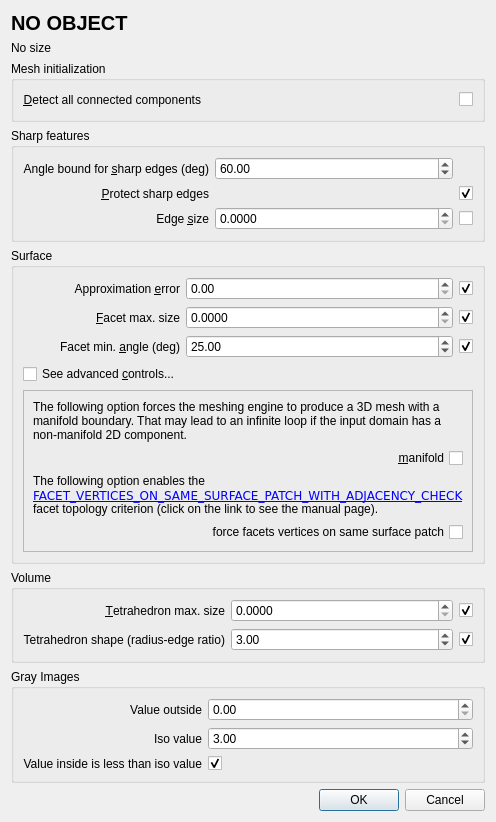
<?xml version="1.0" encoding="UTF-8"?>
<ui version="4.0">
 <class>Meshing_dialog</class>
 <widget class="QDialog" name="Meshing_dialog">
  <property name="enabled">
   <bool>true</bool>
  </property>
  <property name="geometry">
   <rect>
    <x>0</x>
    <y>0</y>
    <width>468</width>
    <height>928</height>
   </rect>
  </property>
  <property name="sizePolicy">
   <sizepolicy hsizetype="Preferred" vsizetype="Preferred">
    <horstretch>0</horstretch>
    <verstretch>0</verstretch>
   </sizepolicy>
  </property>
  <property name="windowTitle">
   <string>Meshing criteria</string>
  </property>
  <layout class="QVBoxLayout" name="verticalLayout">
   <property name="sizeConstraint">
    <enum>QLayout::SetFixedSize</enum>
   </property>
   <item>
    <widget class="QLabel" name="objectName">
     <property name="font">
      <font>
       <pointsize>15</pointsize>
       <weight>75</weight>
       <bold>true</bold>
      </font>
     </property>
     <property name="text">
      <string>NO OBJECT</string>
     </property>
    </widget>
   </item>
   <item>
    <widget class="QLabel" name="objectNameSize">
     <property name="text">
      <string>No size</string>
     </property>
    </widget>
   </item>
   <item>
    <widget class="QGroupBox" name="initializationGroup">
     <property name="title">
      <string>Mesh initialization</string>
     </property>
     <layout class="QGridLayout" name="gridLayout_5" columnstretch="0,1,0">
      <item row="0" column="0">
       <widget class="QLabel" name="detectComponentsLabel">
        <property name="layoutDirection">
         <enum>Qt::LeftToRight</enum>
        </property>
        <property name="text">
         <string>&amp;Detect all connected components</string>
        </property>
        <property name="alignment">
         <set>Qt::AlignRight|Qt::AlignTrailing|Qt::AlignVCenter</set>
        </property>
        <property name="buddy">
         <cstring>detectComponents</cstring>
        </property>
       </widget>
      </item>
      <item row="0" column="2">
       <widget class="QCheckBox" name="detectComponents">
        <property name="text">
         <string/>
        </property>
       </widget>
      </item>
      <item row="0" column="1">
       <spacer name="horizontalSpacer">
        <property name="orientation">
         <enum>Qt::Horizontal</enum>
        </property>
        <property name="sizeHint" stdset="0">
         <size>
          <width>40</width>
          <height>20</height>
         </size>
        </property>
       </spacer>
      </item>
     </layout>
    </widget>
   </item>
   <item>
    <widget class="QGroupBox" name="sharpFeaturesGroup">
     <property name="layoutDirection">
      <enum>Qt::LeftToRight</enum>
     </property>
     <property name="title">
      <string>Sharp features</string>
     </property>
     <layout class="QGridLayout" name="gridLayout" columnstretch="0,1,0">
      <item row="2" column="2">
       <widget class="QCheckBox" name="protect">
        <property name="text">
         <string/>
        </property>
        <property name="checked">
         <bool>true</bool>
        </property>
       </widget>
      </item>
      <item row="4" column="2">
       <widget class="QCheckBox" name="noEdgeSizing">
        <property name="text">
         <string/>
        </property>
       </widget>
      </item>
      <item row="4" column="1">
       <widget class="QDoubleSpinBox" name="edgeSizing">
        <property name="decimals">
         <number>4</number>
        </property>
        <property name="minimum">
         <double>0.000000000000000</double>
        </property>
        <property name="value">
         <double>0.000000000000000</double>
        </property>
       </widget>
      </item>
      <item row="4" column="0">
       <widget class="QLabel" name="edgeLabel">
        <property name="text">
         <string>Edge &amp;size</string>
        </property>
        <property name="alignment">
         <set>Qt::AlignRight|Qt::AlignTrailing|Qt::AlignVCenter</set>
        </property>
        <property name="buddy">
         <cstring>edgeSizing</cstring>
        </property>
       </widget>
      </item>
      <item row="2" column="0">
       <widget class="QLabel" name="protectLabel">
        <property name="text">
         <string>&amp;Protect sharp edges</string>
        </property>
        <property name="alignment">
         <set>Qt::AlignRight|Qt::AlignTrailing|Qt::AlignVCenter</set>
        </property>
        <property name="buddy">
         <cstring>protect</cstring>
        </property>
       </widget>
      </item>
      <item row="0" column="0">
       <widget class="QLabel" name="sharpEdgesAngleLabel">
        <property name="toolTip">
         <string>For the detection of sharp edges, this is the lower bound on the angle between normals of incident facets of sharp edges</string>
        </property>
        <property name="text">
         <string>Angle bound for &amp;sharp edges (deg)</string>
        </property>
        <property name="alignment">
         <set>Qt::AlignRight|Qt::AlignTrailing|Qt::AlignVCenter</set>
        </property>
        <property name="buddy">
         <cstring>sharpEdgesAngle</cstring>
        </property>
       </widget>
      </item>
      <item row="0" column="1">
       <widget class="QDoubleSpinBox" name="sharpEdgesAngle">
        <property name="maximum">
         <double>180.000000000000000</double>
        </property>
        <property name="value">
         <double>60.000000000000000</double>
        </property>
       </widget>
      </item>
     </layout>
    </widget>
   </item>
   <item>
    <widget class="QGroupBox" name="groupBox">
     <property name="title">
      <string>Surface</string>
     </property>
     <layout class="QGridLayout" name="gridLayout_2" rowstretch="0,0,0,0,0,0,0,0,0" columnstretch="0,1,0">
      <item row="4" column="0">
       <widget class="QCheckBox" name="checkBox">
        <property name="text">
         <string>See advanced &amp;controls...</string>
        </property>
       </widget>
      </item>
      <item row="2" column="1">
       <widget class="QDoubleSpinBox" name="facetSizing">
        <property name="minimumSize">
         <size>
          <width>110</width>
          <height>0</height>
         </size>
        </property>
        <property name="decimals">
         <number>4</number>
        </property>
       </widget>
      </item>
      <item row="3" column="0">
       <widget class="QLabel" name="angleLabel">
        <property name="text">
         <string>Facet min. &amp;angle (deg)</string>
        </property>
        <property name="alignment">
         <set>Qt::AlignRight|Qt::AlignTrailing|Qt::AlignVCenter</set>
        </property>
        <property name="buddy">
         <cstring>facetAngle</cstring>
        </property>
       </widget>
      </item>
      <item row="3" column="2">
       <widget class="QCheckBox" name="noAngle">
        <property name="toolTip">
         <string>Enable/Disable parameter</string>
        </property>
        <property name="text">
         <string/>
        </property>
        <property name="checked">
         <bool>true</bool>
        </property>
       </widget>
      </item>
      <item row="1" column="0">
       <widget class="QLabel" name="approxLabel">
        <property name="text">
         <string>Approximation &amp;error</string>
        </property>
        <property name="alignment">
         <set>Qt::AlignRight|Qt::AlignTrailing|Qt::AlignVCenter</set>
        </property>
        <property name="buddy">
         <cstring>approx</cstring>
        </property>
       </widget>
      </item>
      <item row="2" column="0">
       <widget class="QLabel" name="sizingLabel">
        <property name="text">
         <string>&amp;Facet max. size</string>
        </property>
        <property name="alignment">
         <set>Qt::AlignRight|Qt::AlignTrailing|Qt::AlignVCenter</set>
        </property>
        <property name="buddy">
         <cstring>facetSizing</cstring>
        </property>
       </widget>
      </item>
      <item row="1" column="1">
       <widget class="QDoubleSpinBox" name="approx">
        <property name="minimumSize">
         <size>
          <width>110</width>
          <height>0</height>
         </size>
        </property>
       </widget>
      </item>
      <item row="2" column="2">
       <widget class="QCheckBox" name="noFacetSizing">
        <property name="toolTip">
         <string>Enable/Disable parameter</string>
        </property>
        <property name="text">
         <string/>
        </property>
        <property name="checked">
         <bool>true</bool>
        </property>
       </widget>
      </item>
      <item row="3" column="1">
       <widget class="QDoubleSpinBox" name="facetAngle">
        <property name="minimumSize">
         <size>
          <width>110</width>
          <height>0</height>
         </size>
        </property>
        <property name="minimum">
         <double>0.000000000000000</double>
        </property>
        <property name="maximum">
         <double>30.000000000000000</double>
        </property>
        <property name="value">
         <double>25.000000000000000</double>
        </property>
       </widget>
      </item>
      <item row="1" column="2">
       <widget class="QCheckBox" name="noApprox">
        <property name="toolTip">
         <string>Enable/Disable parameter</string>
        </property>
        <property name="text">
         <string/>
        </property>
        <property name="checked">
         <bool>true</bool>
        </property>
       </widget>
      </item>
      <item row="8" column="0" colspan="3">
       <widget class="QFrame" name="advanced">
        <property name="visible">
         <bool>true</bool>
        </property>
        <property name="frameShape">
         <enum>QFrame::StyledPanel</enum>
        </property>
        <property name="frameShadow">
         <enum>QFrame::Plain</enum>
        </property>
        <layout class="QVBoxLayout" name="advancedLayout">
         <item>
          <widget class="QLabel" name="manifoldLabel">
           <property name="sizePolicy">
            <sizepolicy hsizetype="Preferred" vsizetype="MinimumExpanding">
             <horstretch>0</horstretch>
             <verstretch>0</verstretch>
            </sizepolicy>
           </property>
           <property name="text">
            <string>The following option forces the meshing engine to produce a 3D mesh with a manifold boundary. That may lead to an infinite loop if the input domain has a non-manifold 2D component.</string>
           </property>
           <property name="wordWrap">
            <bool>true</bool>
           </property>
          </widget>
         </item>
         <item>
          <widget class="QCheckBox" name="manifoldCheckBox">
           <property name="layoutDirection">
            <enum>Qt::RightToLeft</enum>
           </property>
           <property name="text">
            <string>&amp;manifold</string>
           </property>
          </widget>
         </item>
         <item>
          <widget class="QLabel" name="facetTopologyLabel">
           <property name="text">
            <string>The following option enables the &lt;a href=&quot;http://doc.cgal.org/latest/Mesh_3/group__PkgMesh__3Enum.html#gaac682a581ddebf8daff681621911d1f3&quot;&gt; &lt;code&gt;FACET_VERTICES_ON_SAME_SURFACE_PATCH_WITH_ADJACENCY_CHECK &lt;/code&gt;&lt;/a&gt; facet topology criterion (click on the link to see the manual page).</string>
           </property>
           <property name="wordWrap">
            <bool>true</bool>
           </property>
          </widget>
         </item>
         <item>
          <widget class="QCheckBox" name="facetTopology">
           <property name="layoutDirection">
            <enum>Qt::RightToLeft</enum>
           </property>
           <property name="text">
            <string>force facets vertices on same surface patch</string>
           </property>
          </widget>
         </item>
        </layout>
       </widget>
      </item>
     </layout>
    </widget>
   </item>
   <item>
    <widget class="QGroupBox" name="volumeGroup">
     <property name="title">
      <string>Volume</string>
     </property>
     <layout class="QGridLayout" name="gridLayout_3" columnstretch="0,1,0">
      <item row="0" column="2">
       <widget class="QCheckBox" name="noTetSizing">
        <property name="toolTip">
         <string>Enable/Disable parameter</string>
        </property>
        <property name="text">
         <string/>
        </property>
        <property name="checked">
         <bool>true</bool>
        </property>
       </widget>
      </item>
      <item row="1" column="2">
       <widget class="QCheckBox" name="noTetShape">
        <property name="toolTip">
         <string>Enable/Disable parameter</string>
        </property>
        <property name="text">
         <string/>
        </property>
        <property name="checked">
         <bool>true</bool>
        </property>
       </widget>
      </item>
      <item row="1" column="1">
       <widget class="QDoubleSpinBox" name="tetShape">
        <property name="minimumSize">
         <size>
          <width>110</width>
          <height>0</height>
         </size>
        </property>
        <property name="minimum">
         <double>1.000000000000000</double>
        </property>
        <property name="value">
         <double>3.000000000000000</double>
        </property>
       </widget>
      </item>
      <item row="0" column="1">
       <widget class="QDoubleSpinBox" name="tetSizing">
        <property name="minimumSize">
         <size>
          <width>110</width>
          <height>0</height>
         </size>
        </property>
        <property name="decimals">
         <number>4</number>
        </property>
       </widget>
      </item>
      <item row="1" column="0">
       <widget class="QLabel" name="label_2">
        <property name="text">
         <string>Tetrahedron shape (radius-edge ratio)</string>
        </property>
        <property name="alignment">
         <set>Qt::AlignRight|Qt::AlignTrailing|Qt::AlignVCenter</set>
        </property>
        <property name="buddy">
         <cstring>tetShape</cstring>
        </property>
       </widget>
      </item>
      <item row="0" column="0">
       <widget class="QLabel" name="label">
        <property name="text">
         <string>&amp;Tetrahedron max. size</string>
        </property>
        <property name="alignment">
         <set>Qt::AlignRight|Qt::AlignTrailing|Qt::AlignVCenter</set>
        </property>
        <property name="buddy">
         <cstring>tetSizing</cstring>
        </property>
       </widget>
      </item>
     </layout>
    </widget>
   </item>
   <item>
    <widget class="QGroupBox" name="grayImgGroup">
     <property name="title">
      <string>Gray Images</string>
     </property>
     <layout class="QGridLayout" name="gridLayout_4" columnstretch="0,1">
      <item row="2" column="1">
       <widget class="QCheckBox" name="inside_is_less_checkBox">
        <property name="sizePolicy">
         <sizepolicy hsizetype="Minimum" vsizetype="Fixed">
          <horstretch>0</horstretch>
          <verstretch>0</verstretch>
         </sizepolicy>
        </property>
        <property name="toolTip">
         <string>if unchecked, value inside the domain is greater than isovalue</string>
        </property>
        <property name="layoutDirection">
         <enum>Qt::LeftToRight</enum>
        </property>
        <property name="text">
         <string/>
        </property>
        <property name="checked">
         <bool>true</bool>
        </property>
       </widget>
      </item>
      <item row="1" column="1">
       <widget class="QDoubleSpinBox" name="iso_value_spinBox">
        <property name="minimum">
         <double>-65536.000000000000000</double>
        </property>
        <property name="maximum">
         <double>65536.000000000000000</double>
        </property>
        <property name="value">
         <double>3.000000000000000</double>
        </property>
       </widget>
      </item>
      <item row="0" column="1">
       <widget class="QDoubleSpinBox" name="value_outside_spinBox"/>
      </item>
      <item row="0" column="0">
       <widget class="QLabel" name="label_4">
        <property name="toolTip">
         <string>image value outside the image bounding box</string>
        </property>
        <property name="layoutDirection">
         <enum>Qt::LeftToRight</enum>
        </property>
        <property name="text">
         <string>Value outside</string>
        </property>
        <property name="alignment">
         <set>Qt::AlignRight|Qt::AlignTrailing|Qt::AlignVCenter</set>
        </property>
       </widget>
      </item>
      <item row="1" column="0">
       <widget class="QLabel" name="label_3">
        <property name="layoutDirection">
         <enum>Qt::LeftToRight</enum>
        </property>
        <property name="text">
         <string>Iso value</string>
        </property>
        <property name="alignment">
         <set>Qt::AlignRight|Qt::AlignTrailing|Qt::AlignVCenter</set>
        </property>
       </widget>
      </item>
      <item row="2" column="0">
       <widget class="QLabel" name="label_5">
        <property name="text">
         <string>Value inside is less than iso value</string>
        </property>
        <property name="alignment">
         <set>Qt::AlignRight|Qt::AlignTrailing|Qt::AlignVCenter</set>
        </property>
       </widget>
      </item>
     </layout>
    </widget>
   </item>
   <item>
    <spacer name="verticalSpacer">
     <property name="orientation">
      <enum>Qt::Vertical</enum>
     </property>
     <property name="sizeType">
      <enum>QSizePolicy::MinimumExpanding</enum>
     </property>
     <property name="sizeHint" stdset="0">
      <size>
       <width>20</width>
       <height>0</height>
      </size>
     </property>
    </spacer>
   </item>
   <item>
    <widget class="QDialogButtonBox" name="buttonBox">
     <property name="orientation">
      <enum>Qt::Horizontal</enum>
     </property>
     <property name="standardButtons">
      <set>QDialogButtonBox::Cancel|QDialogButtonBox::Ok</set>
     </property>
    </widget>
   </item>
  </layout>
 </widget>
 <tabstops>
  <tabstop>approx</tabstop>
  <tabstop>noApprox</tabstop>
  <tabstop>facetSizing</tabstop>
  <tabstop>noFacetSizing</tabstop>
  <tabstop>facetAngle</tabstop>
  <tabstop>noAngle</tabstop>
  <tabstop>tetSizing</tabstop>
  <tabstop>noTetSizing</tabstop>
  <tabstop>tetShape</tabstop>
  <tabstop>noTetShape</tabstop>
  <tabstop>checkBox</tabstop>
  <tabstop>manifoldCheckBox</tabstop>
 </tabstops>
 <resources/>
 <connections>
  <connection>
   <sender>buttonBox</sender>
   <signal>accepted()</signal>
   <receiver>Meshing_dialog</receiver>
   <slot>accept()</slot>
   <hints>
    <hint type="sourcelabel">
     <x>403</x>
     <y>655</y>
    </hint>
    <hint type="destinationlabel">
     <x>157</x>
     <y>195</y>
    </hint>
   </hints>
  </connection>
  <connection>
   <sender>buttonBox</sender>
   <signal>rejected()</signal>
   <receiver>Meshing_dialog</receiver>
   <slot>reject()</slot>
   <hints>
    <hint type="sourcelabel">
     <x>403</x>
     <y>655</y>
    </hint>
    <hint type="destinationlabel">
     <x>286</x>
     <y>195</y>
    </hint>
   </hints>
  </connection>
  <connection>
   <sender>checkBox</sender>
   <signal>toggled(bool)</signal>
   <receiver>advanced</receiver>
   <slot>setVisible(bool)</slot>
   <hints>
    <hint type="sourcelabel">
     <x>83</x>
     <y>339</y>
    </hint>
    <hint type="destinationlabel">
     <x>78</x>
     <y>199</y>
    </hint>
   </hints>
  </connection>
 </connections>
</ui>
